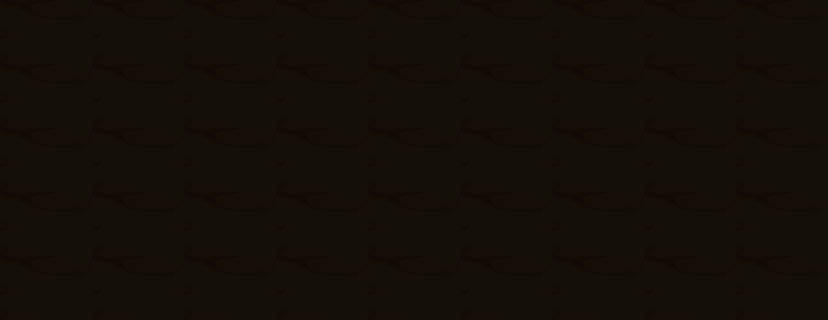

This is a level from a 2D game, rendered from its Tiled map with the project's own tilesets. A one-line summary and the map file follow, with tile-layer data summarised:
An orthogonal 9x5 tile map with 92x64 px tiles, 1 tile layer (块层 1).

<map version="1.0" orientation="orthogonal" renderorder="right-down" width="9" height="5" tilewidth="92" tileheight="64">
 <tileset firstgid="1" name="3" tilewidth="92" tileheight="64">
  <image source="../../../project/WarChess/res/3.png" width="92" height="64" />
 </tileset>
 <layer name="块层 1" width="9" height="5">
  <data>[45 cells, 45 non-empty, 1 distinct tile ids]</data>
 </layer>
</map>
